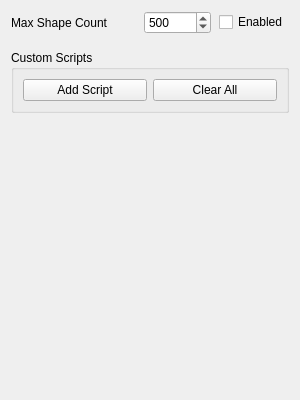
<?xml version="1.0" encoding="UTF-8"?>
<ui version="4.0">
 <class>ImageTaskPrePostScriptsWidget</class>
 <widget class="QWidget" name="ImageTaskPrePostScriptsWidget">
  <property name="geometry">
   <rect>
    <x>0</x>
    <y>0</y>
    <width>300</width>
    <height>400</height>
   </rect>
  </property>
  <property name="windowTitle">
   <string>Form</string>
  </property>
  <layout class="QVBoxLayout" name="verticalLayout_6">
   <item>
    <layout class="QVBoxLayout" name="verticalLayout_2">
     <item>
      <layout class="QHBoxLayout" name="shapeCountLayout">
       <property name="spacing">
        <number>8</number>
       </property>
       <item>
        <widget class="QLabel" name="shapeCountLabel">
         <property name="text">
          <string extracomment="Text in a label next to a number that describes how similar two images are to each other (the image similarity value)">Max Shape Count</string>
         </property>
        </widget>
       </item>
       <item>
        <spacer name="horizontalSpacer">
         <property name="orientation">
          <enum>Qt::Horizontal</enum>
         </property>
         <property name="sizeType">
          <enum>QSizePolicy::MinimumExpanding</enum>
         </property>
         <property name="sizeHint" stdset="0">
          <size>
           <width>20</width>
           <height>20</height>
          </size>
         </property>
        </spacer>
       </item>
       <item>
        <widget class="QSpinBox" name="shapeCountConditionSpinBox">
         <property name="maximum">
          <number>100000</number>
         </property>
         <property name="value">
          <number>500</number>
         </property>
        </widget>
       </item>
       <item>
        <widget class="QCheckBox" name="shapeCountConditionEnabledCheckbox">
         <property name="text">
          <string>Enabled</string>
         </property>
        </widget>
       </item>
      </layout>
     </item>
    </layout>
   </item>
   <item>
    <spacer name="verticalSpacer_2">
     <property name="orientation">
      <enum>Qt::Vertical</enum>
     </property>
     <property name="sizeType">
      <enum>QSizePolicy::Fixed</enum>
     </property>
     <property name="sizeHint" stdset="0">
      <size>
       <width>20</width>
       <height>10</height>
      </size>
     </property>
    </spacer>
   </item>
   <item>
    <widget class="QGroupBox" name="scriptsGroupBox">
     <property name="title">
      <string>Custom Scripts</string>
     </property>
     <layout class="QVBoxLayout" name="verticalLayout">
      <item>
       <layout class="QHBoxLayout" name="horizontalLayout">
        <item>
         <widget class="QPushButton" name="addScriptButton">
          <property name="text">
           <string>Add Script</string>
          </property>
         </widget>
        </item>
        <item>
         <widget class="QPushButton" name="clearScriptsButton">
          <property name="text">
           <string>Clear All</string>
          </property>
         </widget>
        </item>
       </layout>
      </item>
      <item>
       <layout class="QVBoxLayout" name="scriptEditorLayout"/>
      </item>
     </layout>
    </widget>
   </item>
   <item>
    <spacer name="verticalSpacer">
     <property name="orientation">
      <enum>Qt::Vertical</enum>
     </property>
     <property name="sizeHint" stdset="0">
      <size>
       <width>20</width>
       <height>10</height>
      </size>
     </property>
    </spacer>
   </item>
  </layout>
 </widget>
 <resources/>
 <connections/>
</ui>
